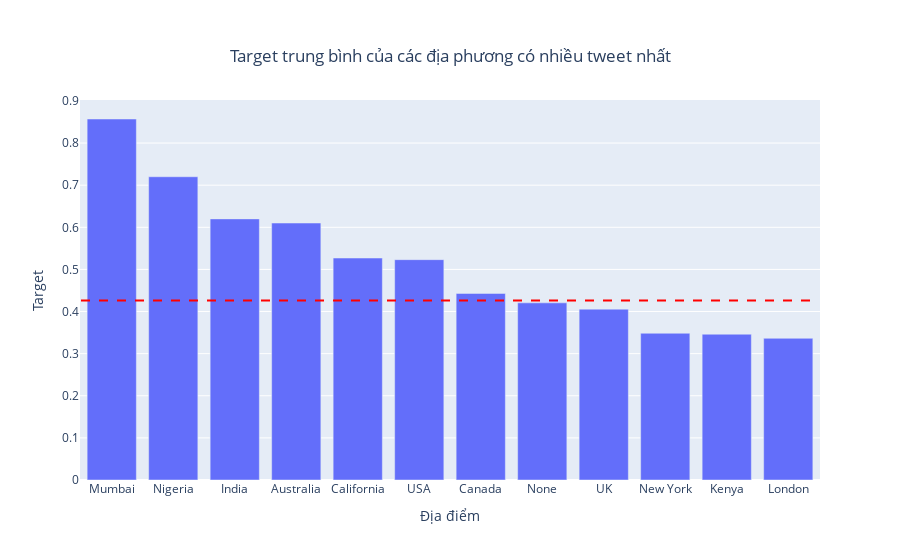

The code cell stored with this chart in its notebook:
### Code cell
location_df = train_df[train_df["location"].isin(top_location.index)]
location_target = location_df.groupby("location")["target"].mean().sort_values(ascending=False)
mean_target = train_df["target"].mean()

fig = go.Figure()

fig.add_trace(go.Bar(
    x=location_target.index,
    y=location_target.values,
    name="Target trung bình"
))

fig.add_shape(
    type="line",
    x0=-0.5,
    y0=mean_target,
    x1=len(location_target) - 0.5,
    y1=mean_target,
    line=dict(
        color="red",
        width=2,
        dash="dash"
    )
)

fig.update_layout(
    xaxis={'type': 'category'},
    yaxis_title="Target",
    xaxis_title="Địa điểm",
    title={
        'text': 'Target trung bình của các địa phương có nhiều tweet nhất',
        'x': 0.5,
        'xanchor': 'center',
        'yanchor': 'top'
    }
)

fig.show()

### Figure 1 — Plotly figure (JSON) as saved in the notebook; plotly's stock layout.template omitted (floating-point values rounded to 4 significant figures)
{"data": [{"name": "Target trung bình", "type": "bar", "x": ["Mumbai", "Nigeria", "India", "Australia", "California", "USA", "Canada", "None", "UK", "New York", "Kenya", "London"], "y": [0.8571, 0.72, 0.62, 0.6102, 0.527, 0.5231, 0.443, 0.4206, 0.4057, 0.3484, 0.3462, 0.3364]}], "layout": {"shapes": [{"line": {"color": "red", "dash": "dash", "width": 2}, "type": "line", "x0": -0.5, "x1": 11.5, "y0": 0.4262, "y1": 0.4262}], "title": {"text": "Target trung bình của các địa phương có nhiều tweet nhất", "x": 0.5, "xanchor": "center", "yanchor": "top"}, "xaxis": {"title": {"text": "Địa điểm"}, "type": "category"}, "yaxis": {"title": {"text": "Target"}}}}
